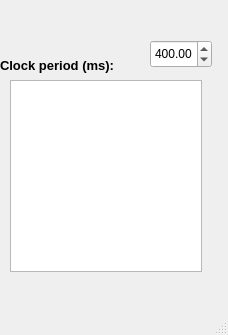
<?xml version="1.0" encoding="UTF-8"?>
<ui version="4.0">
 <class>MainWindow</class>
 <widget class="QMainWindow" name="MainWindow">
  <property name="geometry">
   <rect>
    <x>0</x>
    <y>0</y>
    <width>228</width>
    <height>335</height>
   </rect>
  </property>
  <property name="windowTitle">
   <string>MainWindow</string>
  </property>
  <widget class="QWidget" name="centralwidget">
   <widget class="QDoubleSpinBox" name="circle_box">
    <property name="geometry">
     <rect>
      <x>150</x>
      <y>40</y>
      <width>62</width>
      <height>28</height>
     </rect>
    </property>
    <property name="maximum">
     <double>1000.000000000000000</double>
    </property>
    <property name="singleStep">
     <double>50.000000000000000</double>
    </property>
    <property name="value">
     <double>400.000000000000000</double>
    </property>
   </widget>
   <widget class="QLabel" name="period_label">
    <property name="geometry">
     <rect>
      <x>0</x>
      <y>40</y>
      <width>181</width>
      <height>51</height>
     </rect>
    </property>
    <property name="font">
     <font>
      <pointsize>10</pointsize>
      <weight>75</weight>
      <bold>true</bold>
     </font>
    </property>
    <property name="text">
     <string>Clock period (ms):</string>
    </property>
   </widget>
   <widget class="QGraphicsView" name="circle_view">
    <property name="geometry">
     <rect>
      <x>10</x>
      <y>80</y>
      <width>192</width>
      <height>192</height>
     </rect>
    </property>
    <property name="verticalScrollBarPolicy">
     <enum>Qt::ScrollBarAlwaysOff</enum>
    </property>
    <property name="horizontalScrollBarPolicy">
     <enum>Qt::ScrollBarAlwaysOff</enum>
    </property>
   </widget>
  </widget>
  <widget class="QMenuBar" name="menubar">
   <property name="geometry">
    <rect>
     <x>0</x>
     <y>0</y>
     <width>228</width>
     <height>25</height>
    </rect>
   </property>
  </widget>
  <widget class="QStatusBar" name="statusbar"/>
 </widget>
 <resources/>
 <connections/>
</ui>
